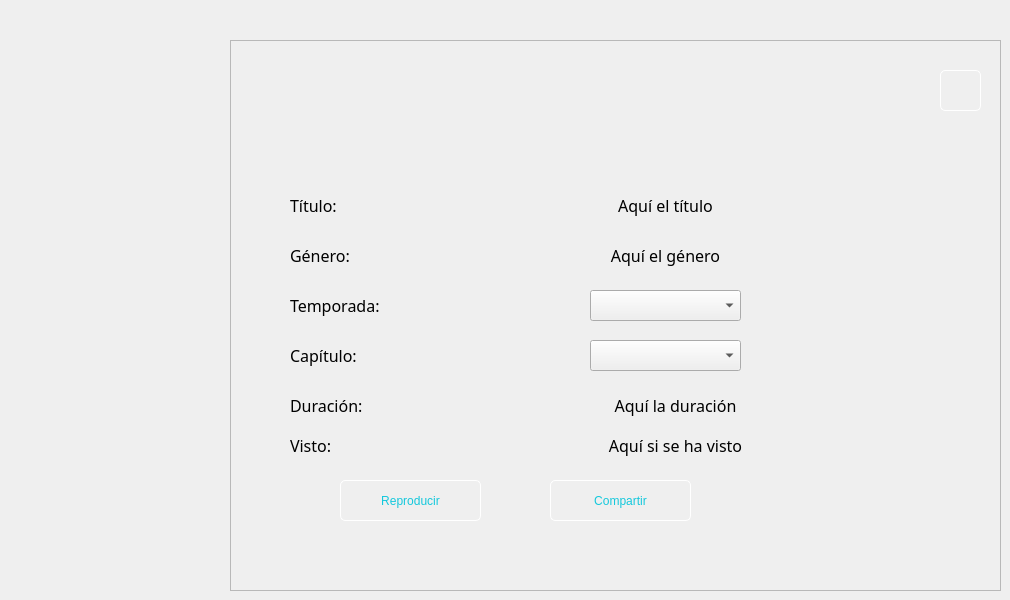
    <widget class="QWidget" name="DatoSerie">
     <widget class="QFrame" name="frame_2">
      <property name="geometry">
       <rect>
        <x>230</x>
        <y>40</y>
        <width>771</width>
        <height>551</height>
       </rect>
      </property>
      <property name="styleSheet">
       <string notr="true">QPushButton{
font: 87 12pt &quot;Arial Black&quot;;
background-color: #000000ff;
color: rgb(20, 200, 220);
border-radius: 5px;
border: 1px solid white;

}

QLabel{
font: 87 12pt &quot;Arial Black&quot;;
color: #000000;

}


QPushButton:hover{
background-color: white;
}</string>
      </property>
      <property name="frameShape">
       <enum>QFrame::StyledPanel</enum>
      </property>
      <property name="frameShadow">
       <enum>QFrame::Raised</enum>
      </property>
      <widget class="QLabel" name="visto_2">
       <property name="geometry">
        <rect>
         <x>300</x>
         <y>380</y>
         <width>291</width>
         <height>51</height>
        </rect>
       </property>
       <property name="font">
        <font>
         <family>Arial Black</family>
         <pointsize>12</pointsize>
         <weight>10</weight>
         <italic>false</italic>
         <bold>false</bold>
        </font>
       </property>
       <property name="text">
        <string>Aquí si se ha visto</string>
       </property>
       <property name="textFormat">
        <enum>Qt::RichText</enum>
       </property>
       <property name="alignment">
        <set>Qt::AlignCenter</set>
       </property>
      </widget>
      <widget class="QComboBox" name="capitulo">
       <property name="geometry">
        <rect>
         <x>360</x>
         <y>300</y>
         <width>151</width>
         <height>31</height>
        </rect>
       </property>
      </widget>
      <widget class="QLabel" name="genero_2">
       <property name="geometry">
        <rect>
         <x>290</x>
         <y>190</y>
         <width>291</width>
         <height>51</height>
        </rect>
       </property>
       <property name="font">
        <font>
         <family>Arial Black</family>
         <pointsize>12</pointsize>
         <weight>10</weight>
         <italic>false</italic>
         <bold>false</bold>
        </font>
       </property>
       <property name="text">
        <string>Aquí el género</string>
       </property>
       <property name="textFormat">
        <enum>Qt::RichText</enum>
       </property>
       <property name="alignment">
        <set>Qt::AlignCenter</set>
       </property>
      </widget>
      <widget class="QPushButton" name="Compartir_2">
       <property name="geometry">
        <rect>
         <x>320</x>
         <y>440</y>
         <width>141</width>
         <height>41</height>
        </rect>
       </property>
       <property name="text">
        <string>Compartir</string>
       </property>
      </widget>
      <widget class="QPushButton" name="Reproducir_3">
       <property name="geometry">
        <rect>
         <x>710</x>
         <y>30</y>
         <width>41</width>
         <height>41</height>
        </rect>
       </property>
       <property name="styleSheet">
        <string notr="true">border-image: url(:/prefijoNuevo/Cine/58253.png);
hover{
background-color: white;
}
</string>
       </property>
       <property name="text">
        <string/>
       </property>
      </widget>
      <widget class="QPushButton" name="Reproducir_4">
       <property name="geometry">
        <rect>
         <x>110</x>
         <y>440</y>
         <width>141</width>
         <height>41</height>
        </rect>
       </property>
       <property name="text">
        <string>Reproducir</string>
       </property>
      </widget>
      <widget class="QLabel" name="label_28">
       <property name="geometry">
        <rect>
         <x>60</x>
         <y>140</y>
         <width>151</width>
         <height>51</height>
        </rect>
       </property>
       <property name="font">
        <font>
         <family>Arial Black</family>
         <pointsize>12</pointsize>
         <weight>10</weight>
         <italic>false</italic>
         <bold>false</bold>
        </font>
       </property>
       <property name="text">
        <string>Título:</string>
       </property>
       <property name="textFormat">
        <enum>Qt::RichText</enum>
       </property>
      </widget>
      <widget class="QLabel" name="label_31">
       <property name="geometry">
        <rect>
         <x>60</x>
         <y>290</y>
         <width>211</width>
         <height>51</height>
        </rect>
       </property>
       <property name="font">
        <font>
         <family>Arial Black</family>
         <pointsize>12</pointsize>
         <weight>10</weight>
         <italic>false</italic>
         <bold>false</bold>
        </font>
       </property>
       <property name="text">
        <string>Capítulo:</string>
       </property>
       <property name="textFormat">
        <enum>Qt::RichText</enum>
       </property>
      </widget>
      <widget class="QComboBox" name="temporada">
       <property name="geometry">
        <rect>
         <x>360</x>
         <y>250</y>
         <width>151</width>
         <height>31</height>
        </rect>
       </property>
      </widget>
      <widget class="QLabel" name="tituloserie">
       <property name="geometry">
        <rect>
         <x>290</x>
         <y>140</y>
         <width>291</width>
         <height>51</height>
        </rect>
       </property>
       <property name="font">
        <font>
         <family>Arial Black</family>
         <pointsize>12</pointsize>
         <weight>10</weight>
         <italic>false</italic>
         <bold>false</bold>
        </font>
       </property>
       <property name="text">
        <string>Aquí el título</string>
       </property>
       <property name="textFormat">
        <enum>Qt::RichText</enum>
       </property>
       <property name="alignment">
        <set>Qt::AlignCenter</set>
       </property>
      </widget>
      <widget class="QLabel" name="label_30">
       <property name="geometry">
        <rect>
         <x>60</x>
         <y>380</y>
         <width>211</width>
         <height>51</height>
        </rect>
       </property>
       <property name="font">
        <font>
         <family>Arial Black</family>
         <pointsize>12</pointsize>
         <weight>10</weight>
         <italic>false</italic>
         <bold>false</bold>
        </font>
       </property>
       <property name="text">
        <string>Visto:</string>
       </property>
       <property name="textFormat">
        <enum>Qt::RichText</enum>
       </property>
      </widget>
      <widget class="QLabel" name="label_27">
       <property name="geometry">
        <rect>
         <x>60</x>
         <y>190</y>
         <width>211</width>
         <height>51</height>
        </rect>
       </property>
       <property name="font">
        <font>
         <family>Arial Black</family>
         <pointsize>12</pointsize>
         <weight>10</weight>
         <italic>false</italic>
         <bold>false</bold>
        </font>
       </property>
       <property name="text">
        <string>Género:</string>
       </property>
       <property name="textFormat">
        <enum>Qt::RichText</enum>
       </property>
      </widget>
      <widget class="QLabel" name="label_29">
       <property name="geometry">
        <rect>
         <x>60</x>
         <y>240</y>
         <width>211</width>
         <height>51</height>
        </rect>
       </property>
       <property name="font">
        <font>
         <family>Arial Black</family>
         <pointsize>12</pointsize>
         <weight>10</weight>
         <italic>false</italic>
         <bold>false</bold>
        </font>
       </property>
       <property name="text">
        <string>Temporada:</string>
       </property>
       <property name="textFormat">
        <enum>Qt::RichText</enum>
       </property>
      </widget>
      <widget class="QLabel" name="duracion_2">
       <property name="geometry">
        <rect>
         <x>60</x>
         <y>340</y>
         <width>211</width>
         <height>51</height>
        </rect>
       </property>
       <property name="font">
        <font>
         <family>Arial Black</family>
         <pointsize>12</pointsize>
         <weight>10</weight>
         <italic>false</italic>
         <bold>false</bold>
        </font>
       </property>
       <property name="text">
        <string>Duración:</string>
       </property>
       <property name="textFormat">
        <enum>Qt::RichText</enum>
       </property>
      </widget>
      <widget class="QLabel" name="duracion_3">
       <property name="geometry">
        <rect>
         <x>300</x>
         <y>340</y>
         <width>291</width>
         <height>51</height>
        </rect>
       </property>
       <property name="font">
        <font>
         <family>Arial Black</family>
         <pointsize>12</pointsize>
         <weight>10</weight>
         <italic>false</italic>
         <bold>false</bold>
        </font>
       </property>
       <property name="text">
        <string>Aquí la duración</string>
       </property>
       <property name="textFormat">
        <enum>Qt::RichText</enum>
       </property>
       <property name="alignment">
        <set>Qt::AlignCenter</set>
       </property>
      </widget>
     </widget>
    </widget>
